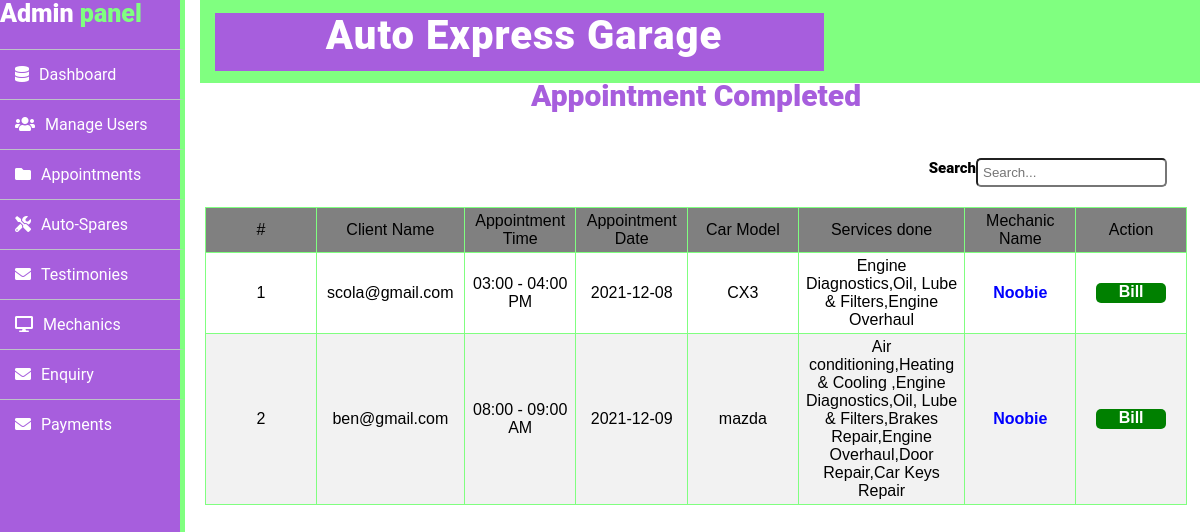
The app's page /admin/bill.php with its own data.
### tables this page shows
CREATE TABLE IF NOT EXISTS `tbl_appointment` (
  `apoint_id` int(11) NOT NULL AUTO_INCREMENT,
  `email` varchar(200) DEFAULT NULL,
  `username` varchar(200) DEFAULT NULL,
  `make` varchar(200) DEFAULT NULL,
  `mileage` decimal(4,0) DEFAULT NULL,
  `year` varchar(200) DEFAULT NULL,
  `adate` varchar(200) DEFAULT NULL,
  `atime` varchar(200) DEFAULT NULL,
  `model` varchar(200) DEFAULT NULL,
  `services` varchar(200) DEFAULT NULL,
  `comments` varchar(200) DEFAULT NULL,
  `bookingdate` timestamp NOT NULL DEFAULT CURRENT_TIMESTAMP,
  `CancelledBy` varchar(5) DEFAULT NULL,
  `status` int(11) DEFAULT NULL,
  `UpdationDate` timestamp NOT NULL DEFAULT CURRENT_TIMESTAMP ON UPDATE CURRENT_TIMESTAMP,
  `name` varchar(250) DEFAULT NULL,
  `status2` int(11) DEFAULT NULL,
  `cost` int(11) DEFAULT NULL,
  `status3` int(10) NOT NULL,
  `paymentM` varchar(250) DEFAULT NULL,
  `refno` varchar(250) DEFAULT NULL,
  PRIMARY KEY (`apoint_id`)
);

### admin/bill.php (the view, shortened to what this page needs)
<!DOCTYPE html>
<html>
<head>
  <link rel="stylesheet" href="assets/css/style.css">
  <link rel="stylesheet" type="text/css" href="style1.css">
  <link rel="stylesheet" href="fonts/css/all.css">
</head>
<body>
	<?php include('includes/sidebar.php'); ?>
	<?php include('includes/header.php'); ?>
<div class="sidebar-links">
     <h2>Appointment Completed</h2>
      <div class="search-input">
        <label>Search</label>
     <input type="search" placeholder="Search..." class="form-control search-input" data-table="customers-list"/>
        </div>
<table id="customers" class="table table-striped mt32 customers-list">
  <thead >
        <tr>
        <td style="background-color:grey">#</td>
        <td style="background-color:grey">Client Name</td>
        <td style="background-color:grey">Appointment Time</td>
        <td style="background-color:grey">Appointment Date</td>
        <td style="background-color:grey">Car Model</td>
        <td style="background-color:grey">Services  done</td>
        <td style="background-color:grey">Mechanic Name</td>
        <td style="background-color:grey">Action</td>
           </tr>
    </thead>
<?php
$tid=1;
$sql = "SELECT * From tbl_appointment WHERE status3=:tid";
$query = $db -> prepare($sql);
$query->bindParam(':tid',$tid, PDO::PARAM_STR);
$query->execute();
$results=$query->fetchAll(PDO::FETCH_OBJ);
$cnt=1;
if($query->rowCount() > 0)
{
foreach($results as $result)
{ ?>
<tr align="center">
<td><?php echo htmlentities($cnt);?></td>
<td><?php echo htmlentities($result->email);?></td>
<td><?php echo htmlentities($result->atime);?></td>
<td><?php echo htmlentities($result->adate);?></td>
<td><?php echo htmlentities($result->model);?></td>
<td><?php echo htmlentities($result->services);?></td>
<td style="color: blue;font-weight: 900;"><?php echo htmlentities($result->name);?></td>
<td>
  <div style="color: blue;" class="confirm">
              <a style="text-decoration: none; color: white;" href="billpage.php?apoint_id=<?php echo htmlentities($result->apoint_id);?>" onclick="return confirm('Do you really want to bill services done?')">Bill</a>
    </div>
</td>
</tr>
<?php $cnt=$cnt+1; }} ?>
 </table>
  </div>
</body>
</html>

### admin/assets/css/style.css (style rules this page uses)
body { font-family: 'Roboto', sans-serif; background: rgb(255,255,255); background-position: center; }
* { margin-left:0; padding: 0; }
.sidebar-links { margin-left: 200px; text-align: center; padding: 5px 5px 5px 5px; }
.sidebar-links h2 { color: rgb(167,94,221,1); font-weight: 900; font-size: 30px; margin-left: 0%; padding-top: 40px; text-align: center; }
#customers { font-family: "Trebuchet MS", Arial, Helvetica, sans-serif; border-collapse: collapse; width: 100%; }
#customers td, #customers th { border: 1px solid rgb(128,255,128,1); padding: 4px; }
#customers tr:nth-child(even) { background-color: #f2f2f2; }
.add-spare .sp-part th,tr,td { padding: 15px; width: 10%; }

### admin/style1.css (style rules this page uses)
body { font-family: 'Roboto', sans-serif; background: rgb(255,255,255); background-position: center; }
* { margin-left:0; padding: 0; }
.sidebar-links .confirm { background-color: green; height: 20px; width: 70px; border-radius: 5px; font-weight: 800; }
#customers a { color: white; text-decoration: none; }
.search-input { float: right; padding: 20px; }
.search-input input { padding: 5px; border-radius: 5px; }
.search-input label { font-size: 15px; font-weight: 900; }

### records on screen
tbl_appointment: email "scola@gmail.com", atime "03:00 - 04:00 PM", adate "2021-12-08", model "CX3", services "Engine Diagnostics,Oil, Lube & Filters,Engine Overhaul", name "Noobie"
tbl_appointment: email "ben@gmail.com", atime "08:00 - 09:00 AM", adate "2021-12-09", model "mazda", services "Air conditioning,Heating & Cooling ,Engine Diagnostics,Oil, Lube & Filters,Brakes Repair,Engine Overhaul,Door Repair,Car Keys Repair", name "Noobie"
